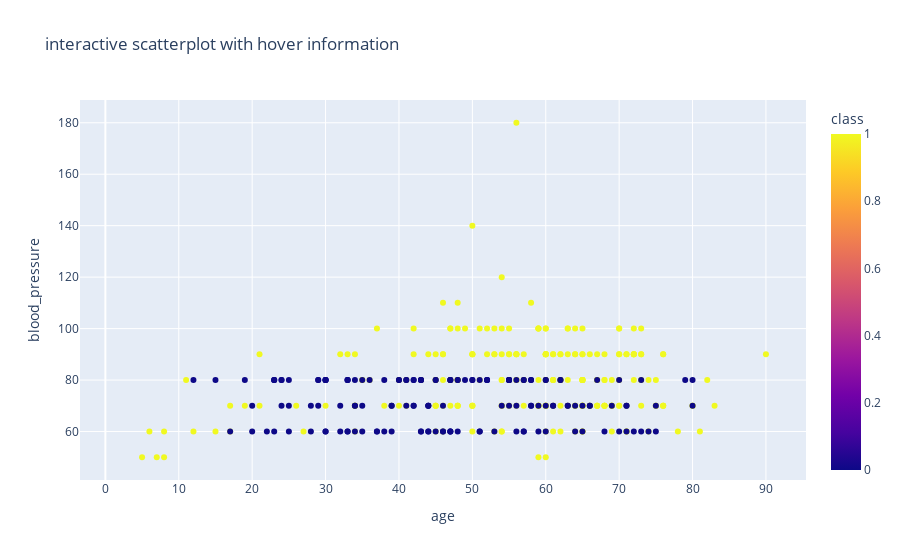

The cell this chart's notebook holds for it:
### Code cell
fig = px.scatter(df, x = 'age', y = 'blood_pressure', color = 'class', hover_data = ['serum_creatinine', 'haemoglobin'],title = "interactive scatterplot with hover information")
fig.show()

### Figure 1 — Plotly figure (JSON) as saved in the notebook; plotly's stock layout.template omitted (floating-point values rounded to 4 significant figures; data arrays with more than 128 entries replaced by an {"elided": "..."} marker saying what was removed)
{"data": [{"customdata": {"elided": "400x2 float values"}, "hovertemplate": "age=%{x}<br>blood_pressure=%{y}<br>serum_creatinine=%{customdata[0]}<br>haemoglobin=%{customdata[1]}<br>class=%{marker.color}<extra></extra>", "legendgroup": "", "marker": {"color": {"elided": "400 int values"}, "coloraxis": "coloraxis", "symbol": "circle"}, "mode": "markers", "name": "", "orientation": "v", "showlegend": false, "type": "scatter", "x": {"elided": "400 float values"}, "xaxis": "x", "y": {"elided": "400 float values"}, "yaxis": "y"}], "layout": {"coloraxis": {"colorbar": {"title": {"text": "class"}}, "colorscale": [[0, "#0d0887"], [0.1111, "#46039f"], [0.2222, "#7201a8"], [0.3333, "#9c179e"], [0.4444, "#bd3786"], [0.5556, "#d8576b"], [0.6667, "#ed7953"], [0.7778, "#fb9f3a"], [0.8889, "#fdca26"], [1, "#f0f921"]]}, "legend": {"tracegroupgap": 0}, "title": {"text": "interactive scatterplot with hover information"}, "xaxis": {"anchor": "y", "domain": [0, 1], "title": {"text": "age"}}, "yaxis": {"anchor": "x", "domain": [0, 1], "title": {"text": "blood_pressure"}}}}
